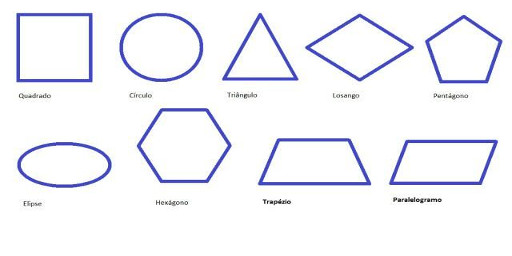
//> input picture T1Code/figuras.png, 512 x 256 px
$ ./main_conv   (built with g++ and OpenCV 4)
//> lines starting //> are read from the running program, lines starting //| are printed output that depends on the picture
//> further down, originalRGB is the input picture: 256 rows x 512 cols, CV_8UC3; mean B, G, R 248.8, 243.4, 242.9
#define _DEBUG

// Instruciones:
// Dependiendo de la versi髇 de opencv, deben usar los primeros dos includes (cv.h, highgui.h) o bien los dos includes
// siguientes (imgproc.hpp, highgui.hpp)

//#include <cv.h>
//#include <highgui.h>

#include <opencv2/imgproc/imgproc.hpp>
#include <opencv2/highgui/highgui.hpp>

#include <iostream>

using namespace std;
using namespace cv;

void convolucion(Mat input, Mat mask, Mat output)
{
	for (int r=0; r<input.rows; r++)
	{
		for (int c=0 ; c<input.cols; c++)
		{
			float sum = 0;
			//Calcular posicion (fila,columna) donde se debe comenzar a calcular la convoluci髇 (i.e. la vecindad del
			//punto ancla)
			int convR = r - mask.rows/2;
			int convC = c - mask.cols/2;
			for (int maskR=0; maskR < mask.rows; maskR++)
			{
				for (int maskC=0; maskC < mask.cols; maskC++)
				{
					//Caso de borde: Si el pixel de la vecindad no existe, rellenar con ceros
					if(convR >= 0 && convR < input.rows && convC >= 0 && convC < input.cols)
					{
						sum += input.at<float>(convR,convC) * mask.at<float>(maskR,maskC);
					}
					convC++;
				}
				convC = c - mask.cols/2;
				convR++;
			}
			output.at<float>(r,c) = sum;
		}
	}
}

// No es necesario modificar esta funcion
Mat fft(Mat I)
{
	Mat padded;

	int m = getOptimalDFTSize( I.rows );
//> m = 256
    int n = getOptimalDFTSize( I.cols ); // on the border add zero values
//> n = 512
    copyMakeBorder(I, padded, 0, m - I.rows, 0, n - I.cols, BORDER_CONSTANT, Scalar::all(0));

	Mat planes[] = {Mat_<float>(padded), Mat::zeros(padded.size(), CV_32F)};
//> planes[1]: 256 rows x 512 cols, CV_32FC1; every value is 0
	Mat complexI;

	merge(planes, 2, complexI);

	dft(complexI, complexI);
	split(complexI, planes);
	magnitude(planes[0], planes[1], planes[0]);
	Mat magI = planes[0];
	magI += Scalar::all(1);
	log(magI, magI);

	// crop the spectrum, if it has an odd number of rows or columns
	magI = magI(Rect(0, 0, magI.cols & -2, magI.rows & -2));

	// rearrange the quadrants of Fourier image  so that the origin is at the image center
	int cx = magI.cols/2;
//> cx = 256
	int cy = magI.rows/2;
//> cy = 128

	Mat q0(magI, Rect(0, 0, cx, cy));   // Top-Left - Create a ROI per quadrant
	Mat q1(magI, Rect(cx, 0, cx, cy));  // Top-Right
	Mat q2(magI, Rect(0, cy, cx, cy));  // Bottom-Left
	Mat q3(magI, Rect(cx, cy, cx, cy)); // Bottom-Right

	Mat tmp;                           // swap quadrants (Top-Left with Bottom-Right)
	q0.copyTo(tmp);
	q3.copyTo(q0);
	tmp.copyTo(q3);

	q1.copyTo(tmp);                    // swap quadrant (Top-Right with Bottom-Left)
	q2.copyTo(q1);
	tmp.copyTo(q2);

	normalize(magI, magI, 0, 1, NORM_MINMAX);

	Mat res;
	magI = magI*255;
	magI.convertTo(res, CV_8UC1);
	return res;
}

int main(void) {
    Mat originalRGB = imread("figuras.png"); //Leer imagen

    if (originalRGB.empty()) // No encontro la imagen
    {
        cout << "Imagen no encontrada" << endl;
        return 1;
    }

    Mat original;
    cvtColor(originalRGB, original, COLOR_BGR2GRAY);

    Mat input;
    original.convertTo(input, CV_32FC1);

    Mat output = input.clone();


    Mat esp_in;
    esp_in = fft(input);
    imshow("spectrum_in", esp_in);
    imwrite("spectrum_in.jpg", esp_in); // Grabar imagen


    // [95 lines of commented-out code are left out]

    Mat mask = Mat(3, 3, CV_32FC1);

    for (int i = 0; i < 3; i++)
    {
        for (int j = 0; j < 3; j++) {
            if (i == 1 && j == 1)
                mask.at<float>(i, j) = static_cast<float>(8.0 / 9);
            else
                mask.at<float>(i, j) = static_cast<float>(-1.0 / 9);
        }
    }

    convolucion(input, mask, output);
//> after the loop in convolucion, `for (int r=0; r<input.rows; r++)`:
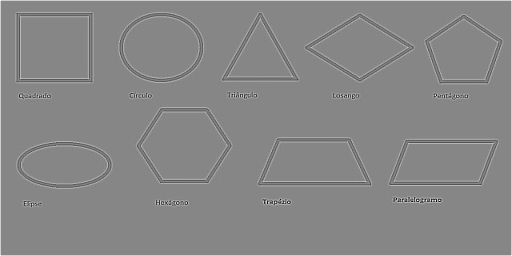
//> output: 256 rows x 512 cols, CV_32FC1; min -158.2, max 141.7, mean 1; drawn with min black and max white

    // [32 lines of commented-out code are left out]

    Mat esp_out;
	esp_out = fft(output);
//> in fft (call 2), `split(complexI, planes);`:
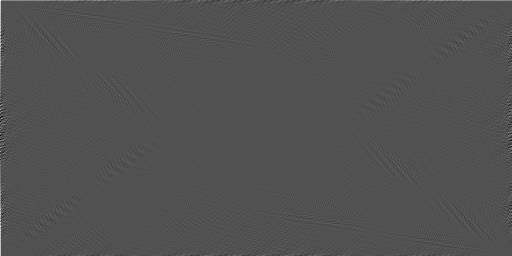
//> planes[0]: 256 rows x 512 cols, CV_32FC1; min -61735.9, max 130437.4, mean 141.7; drawn with min black and max white
//> in fft (call 2), `Mat q0(magI, Rect(0, 0, cx, cy));`:
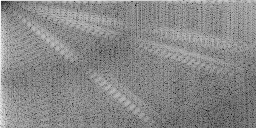
//> q0: 128 rows x 256 cols, CV_32FC1; min 2.95, max 11.78, mean 7.7; drawn with min black and max white
//> in fft (call 2), `Mat q1(magI, Rect(cx, 0, cx, cy));`:
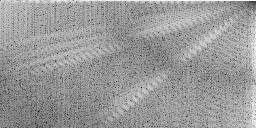
//> q1: 128 rows x 256 cols, CV_32FC1; min 2.75, max 10.84, mean 7.65; drawn with min black and max white
//> in fft (call 2), `Mat q2(magI, Rect(0, cy, cx, cy));`:
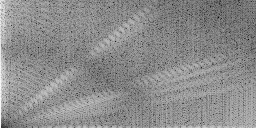
//> q2: 128 rows x 256 cols, CV_32FC1; min 2.75, max 11.63, mean 7.65; drawn with min black and max white
//> in fft (call 2), `Mat q3(magI, Rect(cx, cy, cx, cy));`:
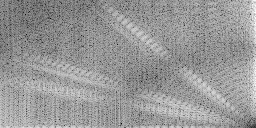
//> q3: 128 rows x 256 cols, CV_32FC1; min 2.95, max 10.84, mean 7.66; drawn with min black and max white
	imshow("spectrum_out", esp_out);
	imwrite("spectrum_out.jpg", esp_out); // Grabar imagen

	output = abs(output);
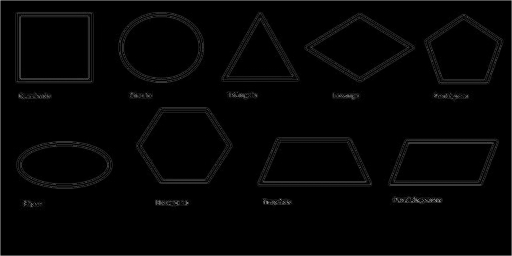
//> output: 256 rows x 512 cols, CV_32FC1; min 0, max 158.2, mean 4.4

	Mat last;
	output.convertTo(last, CV_8UC1);

	imshow("filtered", last);   // Mostrar imagen
	imwrite("filtered.jpg", last); // Grabar imagen
	waitKey(0); // Pausa, permite procesamiento interno de OpenCV

	return 0; // Sale del programa normalmente
}
